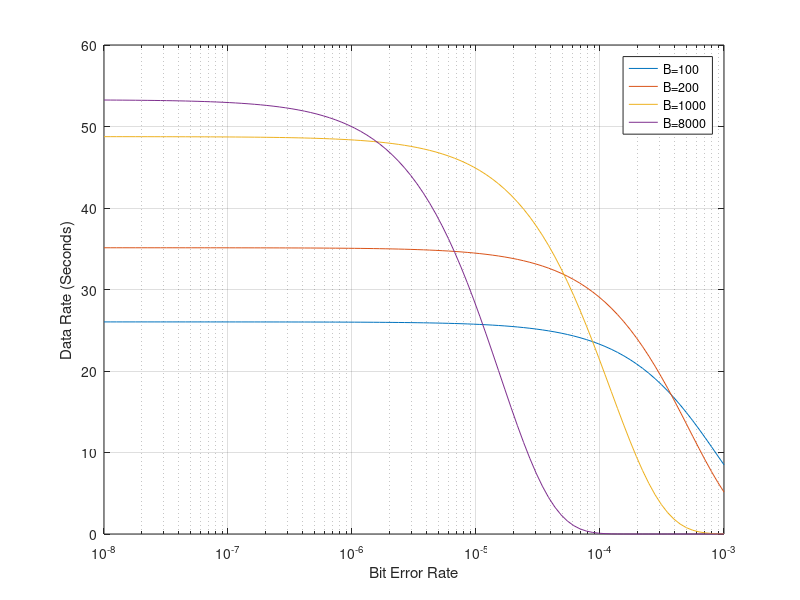

The MATLAB script that drew this image:
link = 54*10^6;
timegap = 10*10^(-6);
fcs = 4;
header = 36;

q = logspace(-8,-3,100);
datafield1= 100;
datafield2= 200;
datafield3= 1000;
datafield4= 8000;

A1 = (datafield1*8)/link;
A2 = (datafield2*8)/link;
A3 = (datafield3*8)/link;
A4 = (datafield4*8)/link;

B1 = timegap+A1+((header*8)/link)+((fcs*8)/link);
B2 = timegap+A2+((header*8)/link)+((fcs*8)/link);
B3 = timegap+A3+((header*8)/link)+((fcs*8)/link);
B4 = timegap+A4+((header*8)/link)+((fcs*8)/link);

datarate1 = 54*(A1/B1);
datarate2 = 54*(A2/B2);
datarate3 = 54*(A3/B3);
datarate4 = 54*(A4/B4);

f1 = ((1-q).^((datafield1+40)*8))*datarate1;
f2 = ((1-q).^((datafield2+40)*8))*datarate2;
f3 = ((1-q).^((datafield3+40)*8))*datarate3;
f4 = ((1-q).^((datafield4+40)*8))*datarate4;

semilogx(q,f1,q,f2,q,f3,q,f4)
grid on
xlabel('Bit Error Rate')
ylabel('Data Rate (Seconds)')
legend('B=100', 'B=200', 'B=1000', 'B=8000')
